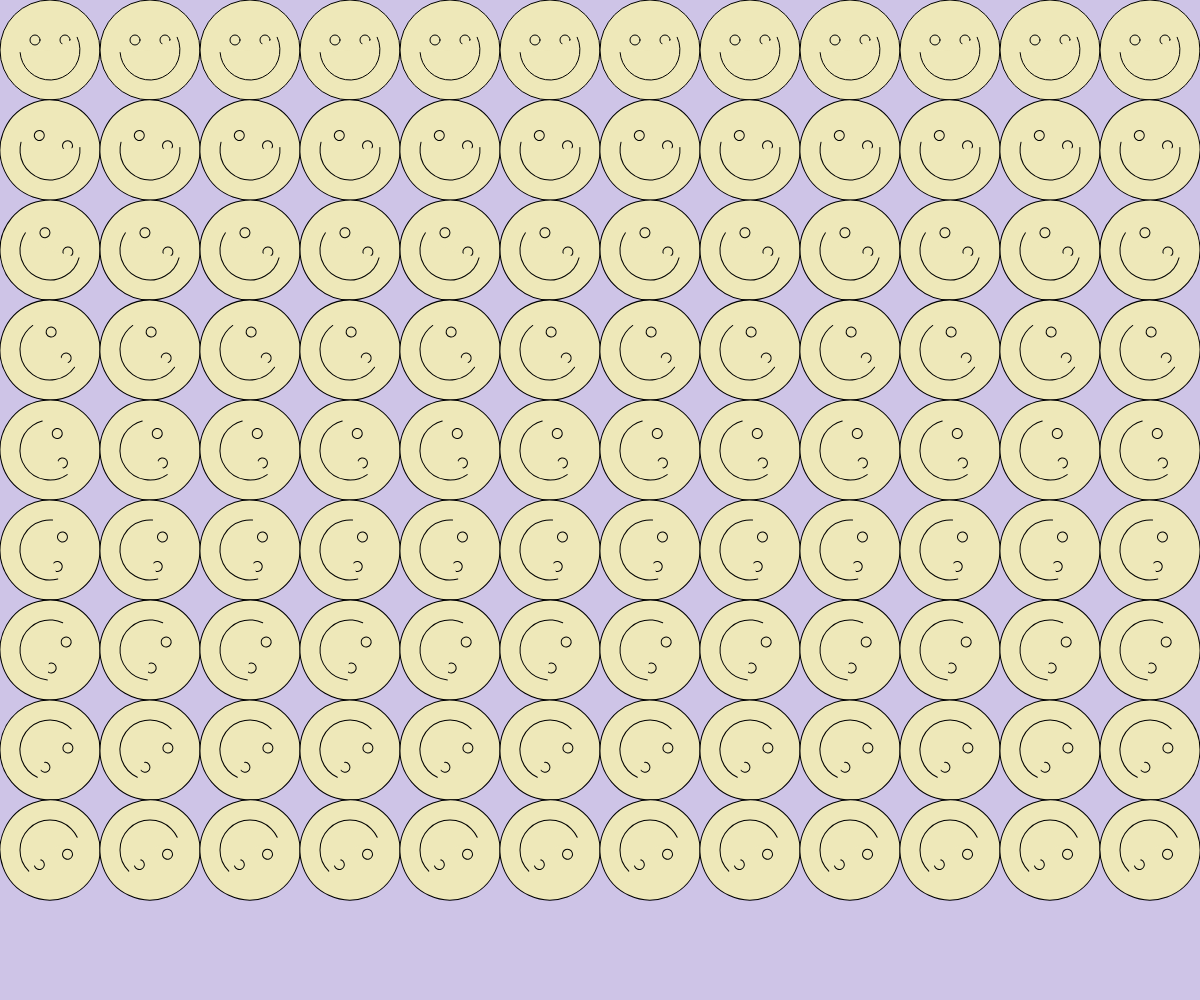
Frame 1 (no input)
Frame 60 (no input): identical to frame 1, image omitted
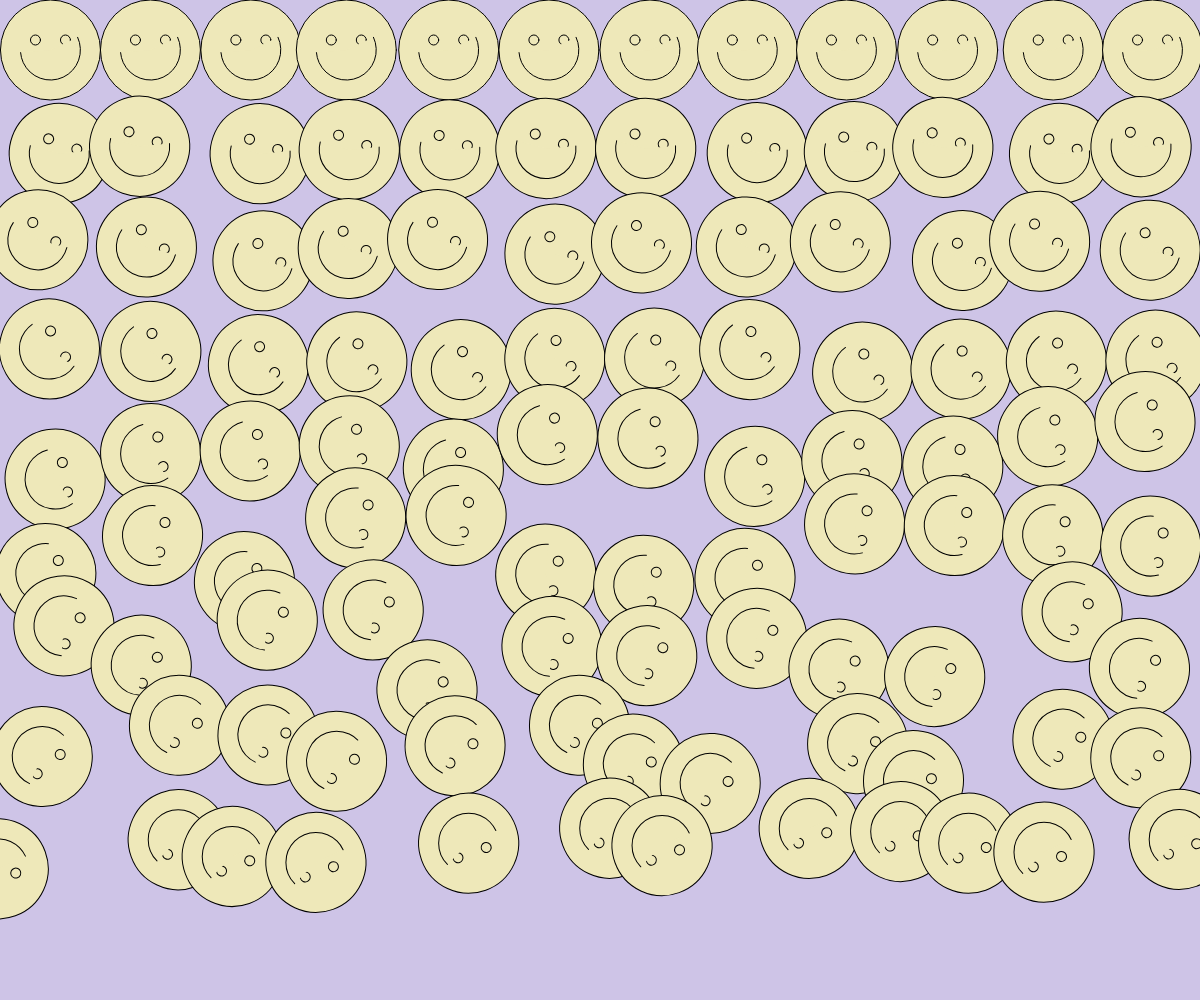
Frame 120 (the mouse pressed at the canvas centre since frame 60)

The p5.js sketch that drew these frames (run headless with seeded random() and noise() and a simulated clock; from frame 60 on, the mouse is pressed at the canvas centre):

// p5.js sketch
// ── sketch.js


function setup() {
  createCanvas(windowWidth, windowHeight);
  

}



//...every time you are coping and pasting excessively
//it is a good sign that something can be made easier...

  //for loop
  for(let i = 50; i<10; i++) {
    console.log(i);
    //(variable declaration; 
    //condition or limit(loops until this is true);
    //iteration rule(how each loop will do)
    //
    //i++: adds 1 to i
    //i+=10: adds 10 to i
    //i-- = subtracts 1 from i
    //i-=5: subtracts 5 from i
  }



function draw() {
  background("#cec4e7ff");

  for(let y=50; y<height-50; y+=100){
  for(let x=50; x<width; x+=100){

  push();
  
  translate(x,y);  //everything within this push/pop block will be centered with 0,0 as the center point

  let rotation;
  rotation = map(y,50,height-50,0,PI);
  rotate(rotation);

  let randomRotation;
  let randomAmount=0.075;
  let randomXDisp;
  let randomYDisp;

  randomXDisp = random(-y*randomAmount,y*randomAmount);
  randomYDisp = random(-y*randomAmount,y*randomAmount);
  if(mouseIsPressed){ //it assumes this to be ==true
    translate(randomXDisp,0);
  }
  

  fill("#eee8b9ff");

  circle(0,0,100);
  circle(-15,-10,10);
  circle(15,-10,10);
  let happiness;
  happiness = map (x,0,width,25,25);
  arc(0,0,60,60,radians(0-happiness),radians(150+happiness));


  pop();

  }

}

}
